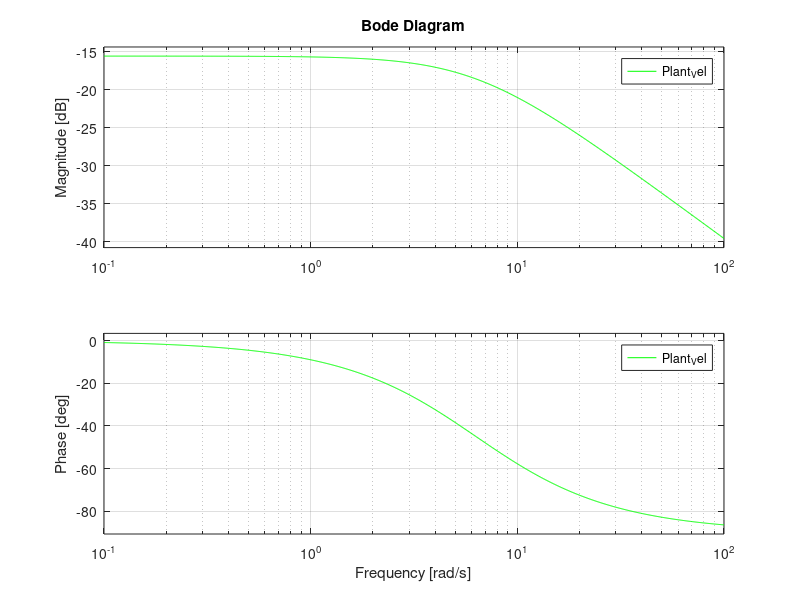

Source code (MATLAB): (Note: this script raises an error after producing the figure.)
%% Instructions
% In order to run this script, please start with 'andbot1dot2_MIMO_modeling.m'

%% plant_Vel (after friction compensation + time delay)

num_Vel = [0 1.054];
den_Vel = [1 6.313];
Plant_Vel = tf(num_Vel,den_Vel);
figure(1);
subplot(2,2,1)
bode(Plant_Vel,'g');grid on;
hold on;

open_loop_Plantdelay_Vel = series(Plant_Vel,time_delay_tf);
%% velocity measurement

if (ENCOutputMode == ENCDiffMode)
    %% differential equation (velocity measurement)
    Diff_n1_Vel = tf([0 1],[1 0]);
    Diff_n2_Vel = tf([0 1],[1,0],'InputDelay',Tsample);
    Measure_Vel = 1/Tsample*(Diff_n1_Vel - Diff_n2_Vel);
    open_loop_PlantMeasure_Vel = series(open_loop_Plantdelay_Vel,Measure_Vel);
    %subplot(2,2,3);
    bode(open_loop_PlantMeasure_Vel,'b'); grid on;
    %set(gcf,'currentaxes',open_loop_PlantDiff_Vel);
    hold on;
elseif (ENCOutputMode == ENCMovFilterMode)
    %% moving average filter (velocity measurement)
    s = tf('s');
    Measure_Vel = 1 / Tsample / SetENCSample * tf([0 1],[1 0]) * (1 - exp(-SetENCSample*Tsample*s)) / (1 - exp(-Tsample*s));
    open_loop_PlantMeasure_Vel = series(open_loop_Plantdelay_Vel,Measure_Vel);
    %subplot(2,2,3);
    bode(open_loop_PlantMeasure_Vel,'b'); grid on;
    %set(gcf,'currentaxes',open_loop_PlantDiff_Vel);
    hold on;  
end
%% velocity loop PI controller
Kp_Vel = 14.9624;%13.1826;
Ki_Vel = 21.3962;%9.43%21.3962;%32.4291;
iTerm_Umax_Vel = 22;
iTerm_Umin_Vel= -22;
PI_controller_Vel = tf([Kp_Vel Ki_Vel],[1 0]);
gain_anti_windup_Vel = 1;

%% Plant_Vel + diff_Vel + controller
open_loop_PlantDiff_VelController = series(open_loop_PlantMeasure_Vel,PI_controller_Vel)
subplot(2,2,3);
bode(open_loop_PlantDiff_VelController,'r');%open_loop_PlantDiff_Vel,'b');
grid on;
%set(gcf,'currentaxes',open_loop_PlantDiff_VelController);
hold on;

stabilities_vel = allmargin(open_loop_PlantDiff_VelController)
mag_atBWFreq_Vel = db(evalfr(open_loop_PlantDiff_VelController,1*0.1j) * 2^(-0.5)) % mag at BW freq: DC gain * 0.707
%gain_when_bandwidthFreq = 20*(log((num_Vel(2) * Ki_Vel / den_Vel(2) / (0.1) *2^(-0.5)))) % (unit:dB)
% freqresp(open_loop_PlantDiff_VelController,gain_when)
[mag_Vel,phase_Vel,wout_Vel] = bode(open_loop_PlantDiff_VelController);
mag_Vel = 20*log10(mag_Vel); % transmute to dB value
ind_Vel = find(mag_Vel > mag_atBWFreq_Vel - 1 & mag_Vel < mag_atBWFreq_Vel + 1);
bandwidth_Vel = wout_Vel(ind_Vel)

%% Plant_Vel + diff_Vel + controller + FeedForward

num_ff_Vel = [0 6.313];
den_ff_Vel = [0 1.054];

%% Bode plotting
num_range_vel = [0.6438 1.054 1.169 2.152];
den_range_vel = [4.957 6.264 6.32 8.309];

for i = 1:4
    bode((tf([0 num_range_vel(i)],[1 den_range_vel(i)])* time_delay_tf * Measure_Vel * PI_controller_Vel))
    hold on;
end